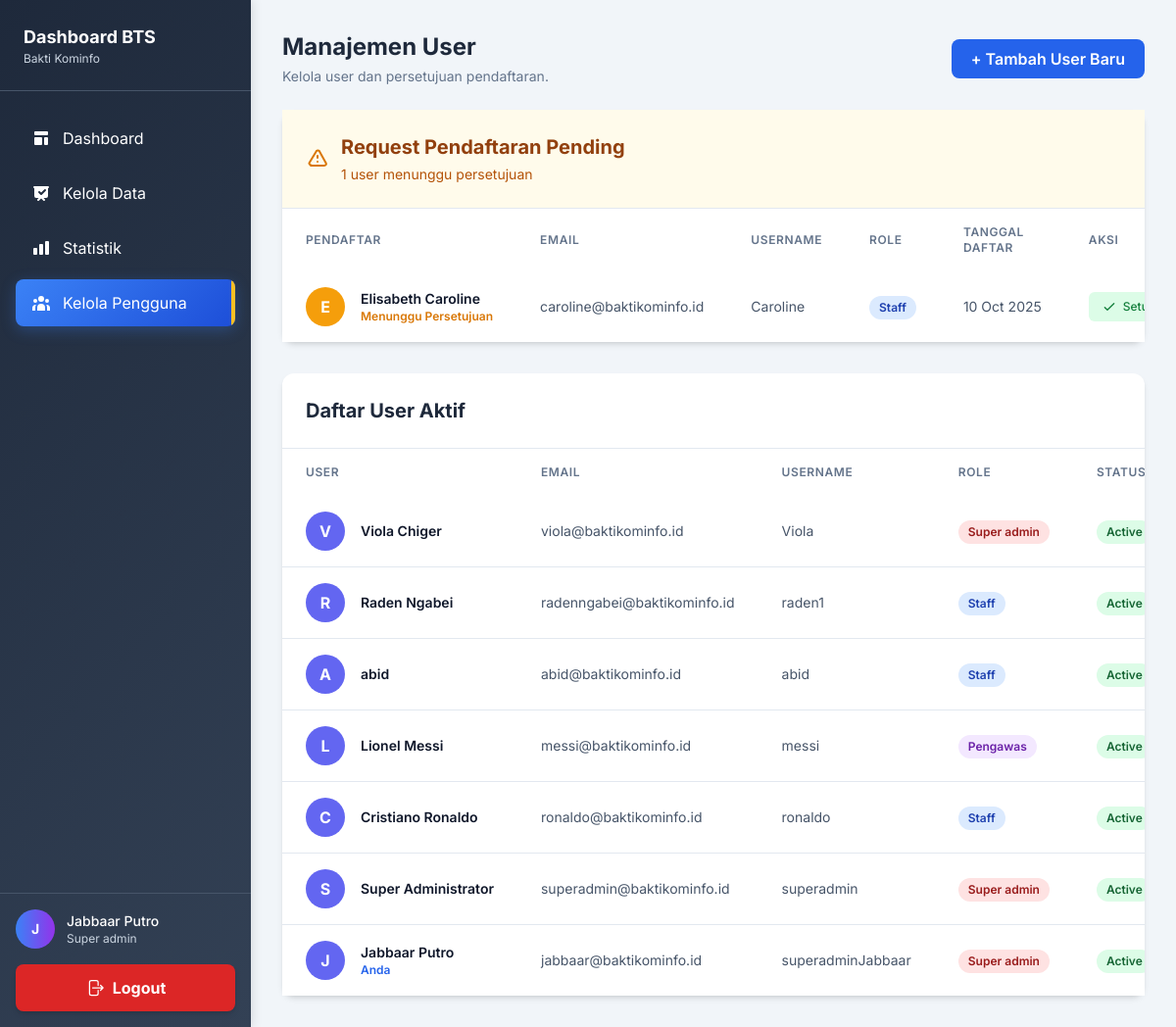
Page /dashboard/manage_users.php (signed in) on the committed database.
### tables this page shows
CREATE TABLE `tabel_user_requests` (
  `id` int(11) NOT NULL,
  `nama_lengkap` varchar(100) NOT NULL,
  `username` varchar(50) NOT NULL,
  `email` varchar(100) NOT NULL,
  `password` varchar(255) NOT NULL,
  `role` enum('staff','pengawas') NOT NULL,
  `status` enum('pending','approved','rejected') NOT NULL DEFAULT 'pending',
  `requested_at` timestamp NOT NULL DEFAULT current_timestamp(),
  `processed_by` int(11) DEFAULT NULL,
  `processed_at` timestamp NULL DEFAULT NULL,
  `notes` text DEFAULT NULL
);

CREATE TABLE `tabel_user` (
  `id` int(11) NOT NULL,
  `nama_lengkap` varchar(100) NOT NULL,
  `username` varchar(50) NOT NULL,
  `email` varchar(100) NOT NULL,
  `password` varchar(255) NOT NULL,
  `role` enum('super_admin','staff','pengawas') NOT NULL DEFAULT 'staff',
  `status` enum('active','pending','inactive') NOT NULL DEFAULT 'pending',
  `approved_by` int(11) DEFAULT NULL,
  `approved_at` timestamp NULL DEFAULT NULL,
  `last_activity` timestamp NULL DEFAULT NULL,
  `last_login` timestamp NULL DEFAULT NULL,
  `created_at` timestamp NULL DEFAULT current_timestamp(),
  `updated_at` timestamp NULL DEFAULT current_timestamp() ON UPDATE current_timestamp()
);

### dashboard/manage_users.php (the view, shortened to what this page needs)
<?php
$host = 'localhost';
$user = 'root';
$pass = '';
$db = 'db_bts_aksesinternet_dashboard_internal';
$conn = new mysqli($host, $user, $pass, $db);
$users = [];
$sql = "SELECT u.id, u.nama_lengkap, u.username, u.email, u.role, u.status, u.created_at FROM tabel_user u ORDER BY u.created_at DESC";
$stmt = $conn->query($sql);
if ($stmt) {
    $users = $stmt->fetch_all(MYSQLI_ASSOC);
}
$pending_requests = [];
$sql_requests = "SELECT ur.id, ur.nama_lengkap, ur.username, ur.email, ur.role, ur.status, ur.requested_at FROM tabel_user_requests ur WHERE ur.status = 'pending' ORDER BY ur.requested_at DESC";
$stmt_requests = $conn->query($sql_requests);
if ($stmt_requests) {
    $pending_requests = $stmt_requests->fetch_all(MYSQLI_ASSOC);
}
?>
<!DOCTYPE html>
<html lang="id">
<head>
    <script src="https://cdn.tailwindcss.com"></script>
    <link rel="stylesheet" href="../assets/css/style.css">
</head>
<body class="bg-slate-100">
    <?php
    require '../includes/sidebar.php';
    ?>
    <div id="main-content" class="main-content ml-0 lg:ml-64 min-h-screen p-4 md:p-8">
        <div class="flex flex-col sm:flex-row justify-between items-center mb-6">
            <div>
                <h1 class="text-2xl font-bold text-slate-800">Manajemen User</h1>
                <p class="text-sm text-slate-500 mt-1">Kelola user dan persetujuan pendaftaran.</p>
            </div>
            <button onclick="showAddUserModal()" class="w-full sm:w-auto bg-blue-600 hover:bg-blue-700 text-white font-semibold px-5 py-2 rounded-lg transition-colors mt-4 sm:mt-0">
                + Tambah User Baru
            </button>
        </div>
        <?php if (!empty($pending_requests)): ?>
        <div class="bg-white rounded-xl shadow-md mb-8">
            <div class="p-6 border-b border-slate-200 bg-amber-50">
                <div class="flex items-center">
                    <svg class="w-6 h-6 text-amber-600 mr-3" fill="none" stroke="currentColor" viewBox="0 0 24 24">
                        <path stroke-linecap="round" stroke-linejoin="round" stroke-width="2" d="M12 9v2m0 4h.01m-6.938 4h13.856c1.54 0 2.502-1.667 1.732-2.5L13.732 4c-.77-.833-1.964-.833-2.732 0L3.732 16c-.77.833.192 2.5 1.732 2.5z"></path>
                    </svg>
                    <div>
                        <h2 class="text-xl font-bold text-amber-800">Request Pendaftaran Pending</h2>
                        <p class="text-sm text-amber-700 mt-1"><?php echo count($pending_requests); ?> user menunggu persetujuan</p>
                    </div>
                </div>
            </div>
            <div class="overflow-x-auto">
                <table class="min-w-full">
                    <thead class="bg-white">
                        <tr>
                            <th class="px-6 py-4 text-left text-xs font-semibold text-slate-500 uppercase tracking-wider">Pendaftar</th>
                            <th class="px-6 py-4 text-left text-xs font-semibold text-slate-500 uppercase tracking-wider">Email</th>
                            <th class="px-6 py-4 text-left text-xs font-semibold text-slate-500 uppercase tracking-wider">Username</th>
                            <th class="px-6 py-4 text-left text-xs font-semibold text-slate-500 uppercase tracking-wider">Role</th>
                            <th class="px-6 py-4 text-left text-xs font-semibold text-slate-500 uppercase tracking-wider">Tanggal Daftar</th>
                            <th class="px-6 py-4 text-left text-xs font-semibold text-slate-500 uppercase tracking-wider">Aksi</th>
                        </tr>
                    </thead>
                    <tbody class="bg-white divide-y divide-slate-200">
                        <?php foreach ($pending_requests as $request): ?>
                        <tr class="hover:bg-slate-50">
                            <td class="px-6 py-4 whitespace-nowrap">
                                <div class="flex items-center">
                                    <div class="flex-shrink-0 h-10 w-10">
                                        <div class="h-10 w-10 rounded-full bg-amber-500 flex items-center justify-center">
                                            <span class="text-md font-bold text-white"><?php echo strtoupper(substr($request['nama_lengkap'], 0, 1)); ?></span>
                                        </div>
                                    </div>
                                    <div class="ml-4">
                                        <div class="text-sm font-semibold text-slate-900"><?php echo htmlspecialchars($request['nama_lengkap']); ?></div>
                                        <div class="text-xs text-amber-600 font-semibold">Menunggu Persetujuan</div>
                                    </div>
                                </div>
                            </td>
                            <td class="px-6 py-4 whitespace-nowrap text-sm text-slate-600"><?php echo htmlspecialchars($request['email']); ?></td>
                            <td class="px-6 py-4 whitespace-nowrap text-sm text-slate-600"><?php echo htmlspecialchars($request['username']); ?></td>
                            <td class="px-6 py-4 whitespace-nowrap">
                                <span class="inline-flex px-2.5 py-1 text-xs font-semibold rounded-full <?php
                                    echo match($request['role']) {
                                        'staff' => 'bg-blue-100 text-blue-800',
                                        'pengawas' => 'bg-purple-100 text-purple-800',
                                        default => 'bg-gray-100 text-gray-800'
                                    };
                                ?>"><?php echo str_replace('_', ' ', ucwords($request['role'])); ?></span>
                            </td>
                            <td class="px-6 py-4 whitespace-nowrap text-sm text-slate-600">
                                <?php
                                    $requestedDate = new DateTime($request['requested_at']);
                                    echo $requestedDate->format('d M Y ');
                                ?>
                            </td>
                            <td class="px-6 py-4 whitespace-nowrap text-sm font-medium">
                                <div class="flex items-center space-x-2">
                                    <form method="POST" class="inline-block">
                                        <button type="submit" class="inline-flex items-center px-3 py-1.5 border border-transparent text-xs font-medium rounded-md text-green-700 bg-green-100 hover:bg-green-200" onclick="return confirm('Setujui pendaftaran <?php echo htmlspecialchars($request['nama_lengkap']); ?>?')">
                                            <svg class="w-4 h-4 mr-1.5" fill="none" stroke="currentColor" viewBox="0 0 24 24"><path stroke-linecap="round" stroke-linejoin="round" stroke-width="2" d="M5 13l4 4L19 7"></path></svg>
                                            Setujui
                                        </button>
                                    </form>
                                </div>
                            </td>
                        </tr>
                        <?php endforeach; ?>
                    </tbody>
                </table>
            </div>
        </div>
        <?php endif; ?>
        <div class="bg-white rounded-xl shadow-md">
            <div class="p-6 border-b border-slate-200">
                <h2 class="text-xl font-bold text-slate-800">Daftar User Aktif</h2>
            </div>
            <div class="overflow-x-auto">
                <table class="min-w-full">
                    <thead class="bg-white">
                        <tr>
                            <th class="px-6 py-4 text-left text-xs font-semibold text-slate-500 uppercase tracking-wider">User</th>
                            <th class="px-6 py-4 text-left text-xs font-semibold text-slate-500 uppercase tracking-wider">Email</th>
                            <th class="px-6 py-4 text-left text-xs font-semibold text-slate-500 uppercase tracking-wider">Username</th>
                            <th class="px-6 py-4 text-left text-xs font-semibold text-slate-500 uppercase tracking-wider">Role</th>
                            <th class="px-6 py-4 text-left text-xs font-semibold text-slate-500 uppercase tracking-wider">Status</th>
                        </tr>
                    </thead>
                    <tbody class="bg-white divide-y divide-slate-200">
                        <?php if (empty($users)): ?>
                        <tr>
                            <td colspan="7" class="px-6 py-12 text-center text-slate-500">Tidak ada user yang ditemukan.</td>
                        </tr>
                        <?php else: ?>
                        <?php foreach ($users as $user): ?>
                        <tr class="hover:bg-slate-50">
                            <td class="px-6 py-4 whitespace-nowrap">
                                <div class="flex items-center">
                                    <div class="flex-shrink-0 h-10 w-10">
                                        <div class="h-10 w-10 rounded-full bg-indigo-500 flex items-center justify-center">
                                            <span class="text-md font-bold text-white"><?php echo strtoupper(substr($user['nama_lengkap'], 0, 1)); ?></span>
                                        </div>
                                    </div>
                                    <div class="ml-4">
                                        <div class="text-sm font-semibold text-slate-900"><?php echo htmlspecialchars($user['nama_lengkap']); ?></div>
                                        <?php if ($user['id'] == $_SESSION['user_id']): ?>
                                        <div class="text-xs text-blue-600 font-semibold">Anda</div>
                                        <?php endif; ?>
                                    </div>
                                </div>
                            </td>
                            <td class="px-6 py-4 whitespace-nowrap text-sm text-slate-600"><?php echo htmlspecialchars($user['email']); ?></td>
                            <td class="px-6 py-4 whitespace-nowrap text-sm text-slate-600"><?php echo htmlspecialchars($user['username']); ?></td>
                            <td class="px-6 py-4 whitespace-nowrap">
                                <span class="inline-flex px-2.5 py-1 text-xs font-semibold rounded-full <?php
                                    echo match($user['role']) {
                                        'super_admin' => 'bg-red-100 text-red-800',
                                        'staff' => 'bg-blue-100 text-blue-800',
                                        'pengawas' => 'bg-purple-100 text-purple-800',
                                        default => 'bg-gray-100 text-gray-800'
                                    };
                                ?>"><?php echo str_replace('_', ' ', ucwords($user['role'])); ?></span>
                            </td>
                            <td class="px-6 py-4 whitespace-nowrap">
                                <span class="inline-flex px-2.5 py-1 text-xs font-semibold rounded-full <?php echo $user['status'] === 'active' ? 'bg-green-100 text-green-800' : 'bg-slate-100 text-slate-800'; ?>">
                                    <?php echo $user['status'] === 'active' ? 'Active' : 'Inactive'; ?>
                                </span>
                            </td>
                        </tr>
                        <?php endforeach; ?>
                        <?php endif; ?>
                    </tbody>
                </table>
            </div>
        </div>
    </div>
</body>
</html>

### rows in the picture
tabel_user_requests: nama_lengkap "E", nama_lengkap "Elisabeth Caroline", email "caroline@baktikominfo.id", username "Caroline", role "Staff", requested_at "10 Oct 2025"
tabel_user: nama_lengkap "V", nama_lengkap "Viola Chiger", email "viola@baktikominfo.id", username "Viola", role "Super admin", status "Active"
tabel_user: nama_lengkap "R", nama_lengkap "Raden Ngabei", email "radenngabei@baktikominfo.id", username "raden1", role "Staff", status "Active"
tabel_user: nama_lengkap "A", nama_lengkap "abid", email "abid@baktikominfo.id", username "abid", role "Staff", status "Active"
tabel_user: nama_lengkap "L", nama_lengkap "Lionel Messi", email "messi@baktikominfo.id", username "messi", role "Pengawas", status "Active"
tabel_user: nama_lengkap "C", nama_lengkap "Cristiano Ronaldo", email "ronaldo@baktikominfo.id", username "ronaldo", role "Staff", status "Active"
tabel_user: nama_lengkap "S", nama_lengkap "Super Administrator", email "superadmin@baktikominfo.id", username "superadmin", role "Super admin", status "Active"
tabel_user: nama_lengkap "J", nama_lengkap "Jabbaar Putro", shows "Anda", email "jabbaar@baktikominfo.id", username "superadminJabbaar", role "Super admin", status "Active"

### other values in the picture
substr($_SESSION['user_nama'], 0, 1) "J"
$_SESSION['user_nama'] "Jabbaar Putro"
str_replace('_', ' ', ucfirst($_SESSION['user_role'])) "Super admin"
count($pending_requests) "1"
